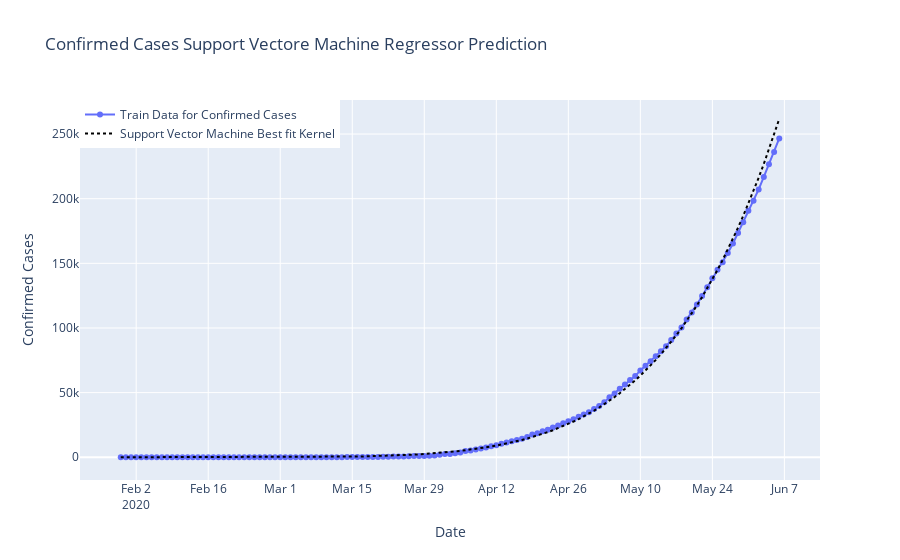

The notebook cell this image was saved under:
### Code cell
plt.figure(figsize=(11,6))
predictions=svm.predict(np.array(india_datewise["Days Since"]).reshape(-1,1))
fig=go.Figure()
fig.add_trace(go.Scatter(x=india_datewise.ObservationDate, y=india_datewise["Confirmed"],
                    mode='lines+markers',name="Train Data for Confirmed Cases"))
fig.add_trace(go.Scatter(x=india_datewise.ObservationDate, y=predictions,
                    mode='lines',name="Support Vector Machine Best fit Kernel",
                    line=dict(color='black', dash='dot')))
fig.update_layout(title="Confirmed Cases Support Vectore Machine Regressor Prediction",
                 xaxis_title="Date",yaxis_title="Confirmed Cases",legend=dict(x=0,y=1,traceorder="normal"))
fig.show()

### Figure 1 — Plotly figure (JSON) as saved in the notebook; plotly's stock layout.template omitted (floating-point values rounded to 4 significant figures; data arrays with more than 128 entries replaced by an {"elided": "..."} marker saying what was removed)
{"data": [{"mode": "lines+markers", "name": "Train Data for Confirmed Cases", "type": "scatter", "x": {"elided": "129 str values"}, "y": {"elided": "129 int values"}}, {"line": {"color": "black", "dash": "dot"}, "mode": "lines", "name": "Support Vector Machine Best fit Kernel", "type": "scatter", "x": {"elided": "129 str values"}, "y": {"elided": "129 float values"}}], "layout": {"legend": {"traceorder": "normal", "x": 0, "y": 1}, "title": {"text": "Confirmed Cases Support Vectore Machine Regressor Prediction"}, "xaxis": {"title": {"text": "Date"}}, "yaxis": {"title": {"text": "Confirmed Cases"}}}}
